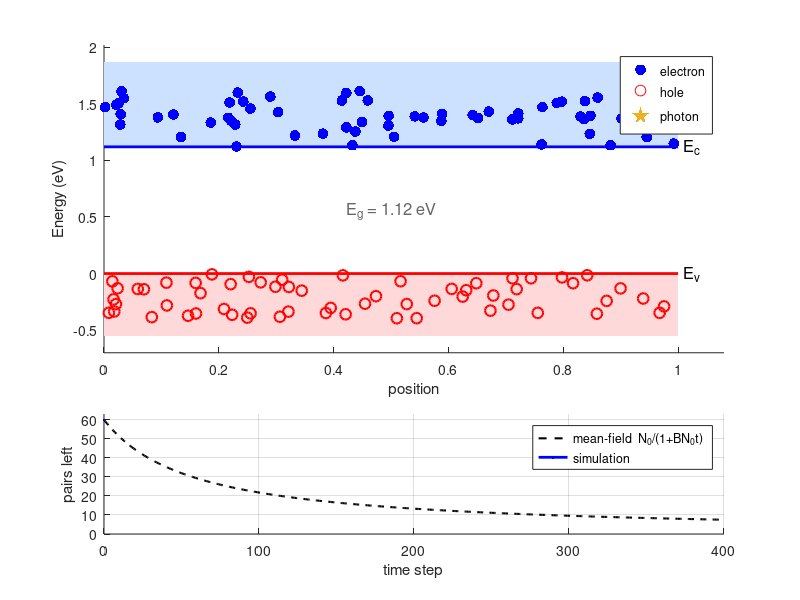

MATLAB code for this plot: (Note: this script raises an error after producing the figure.)
%% Radiative electron-hole recombination across the band gap
% Top: band diagram with electrons (blue, conduction band) and holes
% (red rings, valence band) doing random walks. When an electron and hole
% meet, they recombine and emit a photon with energy ~ Eg.
% Bottom: number of electron-hole pairs vs time, compared with the
% mean-field rate equation dN/dt = -B*N^2.
clear; clc; close all
rng(1)

%% Parameters (play with these)
Eg     = 1.12;     % band gap (eV), silicon-like
N0     = 60;       % initial electron-hole pairs (photo-excited)
nSteps = 400;      % number of time steps
sigma  = 0.03;     % random-walk step in position (device length = 1)
relax  = 0.12;     % fraction of excess energy lost per step (phonon emission)
rCap   = 0.05;     % capture distance for recombination
pRec   = 0.003;    % recombination probability per step for a close pair

%% Initial carriers: created by a light pulse, so they start "hot"
xe = rand(N0,1);   Ee = 0.5*rand(N0,1);   % electron position, energy above Ec
xh = rand(N0,1);   Eh = 0.4*rand(N0,1);   % hole position, energy below Ev
ev = zeros(0,2);   % recombination events: [x, age]
nPh = 0;           % photons emitted so far

%% Figure
figure('Position',[100 100 900 680],'Color','w');
ax1 = subplot(3,1,[1 2]); hold on
fill([0 1 1 0],[Eg Eg Eg+0.75 Eg+0.75],[0.80 0.88 1.00],'EdgeColor','none')
fill([0 1 1 0],[-0.55 -0.55 0 0],[1.00 0.85 0.85],'EdgeColor','none')
plot([0 1],[Eg Eg],'b','LineWidth',2)
plot([0 1],[0 0],'r','LineWidth',2)
text(1.01,Eg,'E_c','FontSize',12); text(1.01,0,'E_v','FontSize',12)
text(0.5,Eg/2,sprintf('E_g = %.2f eV',Eg),'HorizontalAlignment','center', ...
    'Color',[.4 .4 .4],'FontSize',12)
flash = plot(NaN,NaN,'-','Color',[1 0.6 0],'LineWidth',2);
hE = scatter(xe, Eg+Ee, 60, 'b', 'filled');
hH = scatter(xh, -Eh, 60, 'r', 'LineWidth', 1.5);
hP = scatter(NaN, NaN, 160, [1 0.7 0], 'p', 'filled');
xlim([0 1.08]); ylim([-0.7 Eg+0.9]); ylabel('Energy (eV)'); xlabel('position')
ttl = title('');
legend([hE hH hP],{'electron','hole','photon'},'Location','northeast')

ax2 = subplot(3,1,3); hold on; grid on
k    = pRec*(2*rCap - rCap^2);              % mean-field rate constant per step
Nth  = N0 ./ (1 + k*N0*(0:nSteps));
plot(0:nSteps, Nth, 'k--', 'LineWidth', 1.5)
hN = plot(0, N0, 'b', 'LineWidth', 2);
xlim([0 nSteps]); ylim([0 N0*1.05])
xlabel('time step'); ylabel('pairs left')
legend('mean-field  N_0/(1+BN_0t)','simulation')
Nhist = N0;

%% Time loop
for step = 1:nSteps
    % 1) thermal random walk in position, reflecting walls
    xe = abs(xe + sigma*randn(size(xe)));  xe(xe>1) = 2 - xe(xe>1);
    xh = abs(xh + sigma*randn(size(xh)));  xh(xh>1) = 2 - xh(xh>1);

    % 2) hot carriers lose energy to the lattice (electrons sink to Ec,
    %    holes float up to Ev)
    Ee = Ee*(1-relax) + 0.01*rand(size(Ee));
    Eh = Eh*(1-relax) + 0.01*rand(size(Eh));

    % 3) recombination: close electron-hole pairs may annihilate
    [ie, ih] = find(abs(xe - xh.') < rCap);
    usedE = false(size(xe));  usedH = false(size(xh));
    for q = randperm(numel(ie))
        if ~usedE(ie(q)) && ~usedH(ih(q)) && rand < pRec
            usedE(ie(q)) = true;  usedH(ih(q)) = true;
            ev(end+1,:) = [(xe(ie(q)) + xh(ih(q)))/2, 0]; %#ok<SAGROW>
            nPh = nPh + 1;
        end
    end
    xe(usedE) = [];  Ee(usedE) = [];
    xh(usedH) = [];  Eh(usedH) = [];

    % 4) age the events (photon flies upward and out of the crystal)
    ev(:,2) = ev(:,2) + 1;
    ev(ev(:,2) > 25, :) = [];

    % 5) update graphics
    hE.XData = xe;  hE.YData = Eg + Ee;
    hH.XData = xh;  hH.YData = -Eh;
    hP.XData = ev(:,1);  hP.YData = Eg/2 + 0.05*ev(:,2);
    f  = ev(ev(:,2) <= 4, 1);                 % flash the transition briefly
    fx = [f'; f'; nan(1,numel(f))];
    fy = [Eg*ones(1,numel(f)); zeros(1,numel(f)); nan(1,numel(f))];
    flash.XData = fx(:);  flash.YData = fy(:);

    Nhist(end+1) = numel(xe); %#ok<SAGROW>
    hN.XData = 0:step;  hN.YData = Nhist;
    ttl.String = sprintf('step %d  |  pairs left: %d  |  photons emitted: %d', ...
        step, numel(xe), nPh);

    drawnow
    pause(0.03)
    if isempty(xe) || isempty(xh), break, end
end
